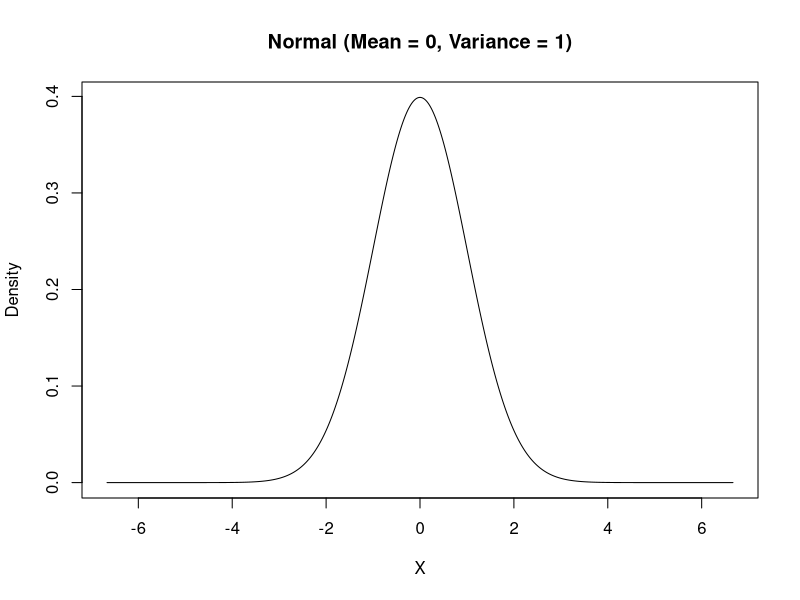

Recreate this plot in R.

x <- -1000:1000 / 150
y <- dnorm(x)

png("Distributions-normalplot.png")

plot(x, y, main = "Normal (Mean = 0, Variance = 1)", xlab = "X", ylab = "Density", type="l")
